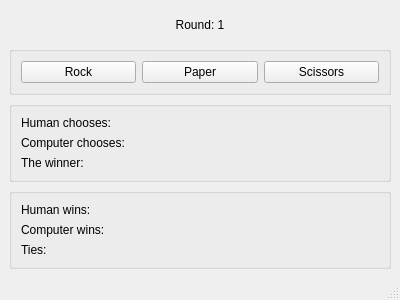
<?xml version="1.0" encoding="UTF-8"?>
<ui version="4.0">
 <class>MainWindow</class>
 <widget class="QMainWindow" name="MainWindow">
  <property name="geometry">
   <rect>
    <x>0</x>
    <y>0</y>
    <width>400</width>
    <height>300</height>
   </rect>
  </property>
  <property name="windowTitle">
   <string>Rock Paper Scissors</string>
  </property>
  <widget class="QWidget" name="centralwidget">
   <layout class="QVBoxLayout" name="verticalLayoutMain">
    <item>
     <widget class="QLabel" name="labelRound">
      <property name="text">
       <string>Round: 1</string>
      </property>
      <property name="alignment">
       <set>Qt::AlignCenter</set>
      </property>
     </widget>
    </item>
    <item>
     <widget class="QGroupBox" name="groupBoxChoices">
      <layout class="QHBoxLayout" name="horizontalLayoutChoices">
       <item>
        <widget class="QPushButton" name="pushButtonRock">
         <property name="text">
          <string>Rock</string>
         </property>
        </widget>
       </item>
       <item>
        <widget class="QPushButton" name="pushButtonPaper">
         <property name="text">
          <string>Paper</string>
         </property>
        </widget>
       </item>
       <item>
        <widget class="QPushButton" name="pushButtonScissors">
         <property name="text">
          <string>Scissors</string>
         </property>
        </widget>
       </item>
      </layout>
     </widget>
    </item>
    <item>
     <widget class="QGroupBox" name="groupBoxResults">
      <layout class="QFormLayout" name="formLayoutResults">
       <item row="0" column="0">
        <widget class="QLabel" name="labelHumanChoice">
         <property name="text">
          <string>Human chooses:</string>
         </property>
        </widget>
       </item>
       <item row="0" column="1">
        <widget class="QLabel" name="labelHumanChoiceResult"/>
        </item>
        <item row="1" column="0">
        <widget class="QLabel" name="labelComputerChoice">
        <property name="text">
        <string>Computer chooses:</string>
        </property>
        </widget>
        </item>
        <item row="1" column="1">
        <widget class="QLabel" name="labelComputerChoiceResult"/>
        </item>
        <item row="2" column="0">
        <widget class="QLabel" name="labelWinner">
        <property name="text">
        <string>The winner:</string>
        </property>
        </widget>
        </item>
        <item row="2" column="1">
        <widget class="QLabel" name="labelWinnerResult"/>
        </item>
        </layout>
        </widget>
        </item>
        <item>
        <widget class="QGroupBox" name="groupBoxStatistics">
        <layout class="QFormLayout" name="formLayoutStatistics">
        <item row="0" column="0">
        <widget class="QLabel" name="labelHumanWins">
        <property name="text">
        <string>Human wins:</string>
        </property>
        </widget>
        </item>
        <item row="0" column="1">
        <widget class="QLabel" name="labelHumanWinsResult"/>
        </item>
        <item row="1" column="0">
        <widget class="QLabel" name="labelComputerWins">
        <property name="text">
        <string>Computer wins:</string>
        </property>
        </widget>
        </item>
        <item row="1" column="1">
        <widget class="QLabel" name="labelComputerWinsResult"/>
        </item>
        <item row="2" column="0">
        <widget class="QLabel" name="labelTies">
        <property name="text">
        <string>Ties:</string>
        </property>
        </widget>
        </item>
        <item row="2" column="1">
        <widget class="QLabel" name="labelTiesResult"/>
        </item>
        </layout>
        </widget>
        </item>
        </layout>
        </widget>
        <widget class="QMenuBar" name="menubar">
        <property name="geometry">
        <rect>
        <x>0</x>
        <y>0</y>
        <width>400</width>
        <height>22</height>
        </rect>
        </property>
        </widget>
        <widget class="QStatusBar" name="statusbar"/>
        </widget>
        <resources/>
        <connections/>
        </ui>
